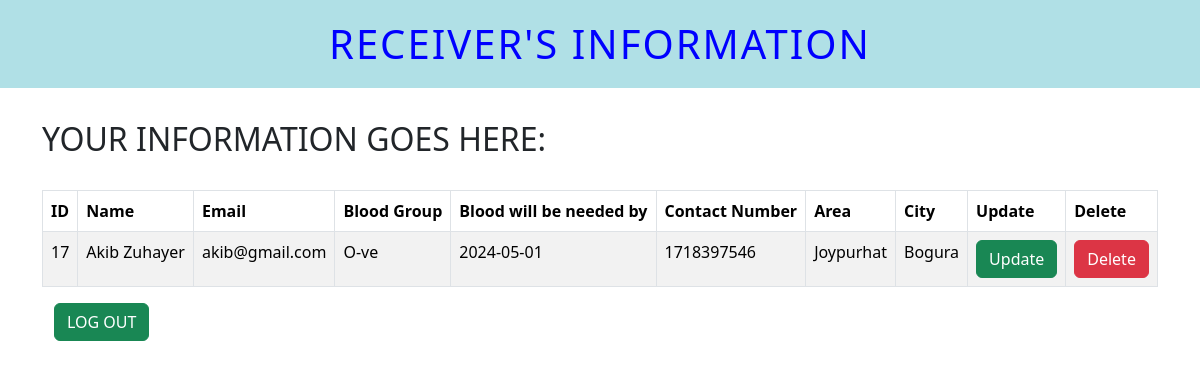
The page /LOGIN_SYSTEM/Receiver/index.php (signed in) on the database its author committed.
### tables this page shows
CREATE TABLE `receiver` (
  `ID` int(11) NOT NULL,
  `Name` varchar(255) NOT NULL,
  `Email` varchar(255) NOT NULL,
  `Blood_Group` varchar(255) NOT NULL,
  `Area` varchar(255) NOT NULL,
  `City` varchar(255) NOT NULL,
  `Need_At` date NOT NULL,
  `Contact_Number` int(11) NOT NULL,
  `Password` varchar(255) NOT NULL
);

### LOGIN_SYSTEM/Receiver/index.php (the view, shortened to what this page needs)
<?php
include('header.php');
include('dbcon.php');
?>
<br>
<h2>YOUR INFORMATION GOES HERE:</h2><br>
<table class="table table-hover table-bordered table-striped">
  <thead>
    <tr>
      <th>ID</th>
      <th>Name</th>
      <th>Email</th>
      <th>Blood Group</th>
      <th>Blood will be needed by</th>
      <th>Contact Number</th>
      <th>Area</th>
      <th>City</th>
      <th>Update</th>
      <th>Delete</th>
    </tr>
  </thead>
  <tbody>
    <?php
    $mail= $_SESSION['email'];
    $pass= $_SESSION['pass'];
    $query = "SELECT * FROM `receiver` WHERE `Email` = '$mail' and `Password` = '$pass'";
    $result = mysqli_query($connection, $query);
    if (!$result) {
      echo "Error retrieving donor data: " . mysqli_error($connection);
    } else {
      while ($row = mysqli_fetch_assoc($result)) {
        $escapedName = htmlspecialchars($row["Name"]);
        $escapedEmail = htmlspecialchars($row["Email"]);
        $escapedBlood_Group = htmlspecialchars($row["Blood_Group"]);
        $escapedNeed_At = htmlspecialchars($row["Need_At"]);
        $escapedContact_Number = htmlspecialchars($row["Contact_Number"]);
        $escapedArea = htmlspecialchars($row["Area"]);
        $escapedCity = htmlspecialchars($row["City"]);
        ?>
        <tr>
          <td><?php echo $row["ID"]; ?></td>
          <td><?php echo $escapedName; ?></td>
          <td><?php echo $escapedEmail; ?></td>
          <td><?php echo $escapedBlood_Group; ?></td>
          <td><?php echo $escapedNeed_At; ?></td>
          <td><?php echo $escapedContact_Number; ?></td>
          <td><?php echo $escapedArea; ?></td>
          <td><?php echo $escapedCity; ?></td>
          <td><a href="update_page_1.php?ID=<?php echo $row["ID"]; ?>" class="btn btn-success">Update</a></td>
          <td><a href="delete_page.php?ID=<?php echo $row["ID"]; ?>"class="btn btn-danger">Delete</a></td>
        </tr>
        <?php
      }
    }
    ?>
  </tbody>
</table>
<div class="container">
        <form class="form" action='http://localhost/LOGIN_SYSTEM/index.php' method="post">
            <div class="form-group">
                <input type="SUBMIT" name="log_out" value="LOG OUT" class="btn btn-success" >
            </div>
        </form>
</div>
<?php
include('footer.php');
?>

### LOGIN_SYSTEM/Receiver/style.css (style rules this page uses)
body { background-image: url("getwell.webp"); background-repeat: no-repeat; background-position: center bottom; background-attachment: fixed; background-size: 400px 400px; }

### rows shown on the page
receiver: ID "17", Name "Akib Zuhayer", Email "akib@gmail.com", Blood_Group "O-ve", Need_At "2024-05-01", Contact_Number "1718397546", Area "Joypurhat", City "Bogura"
